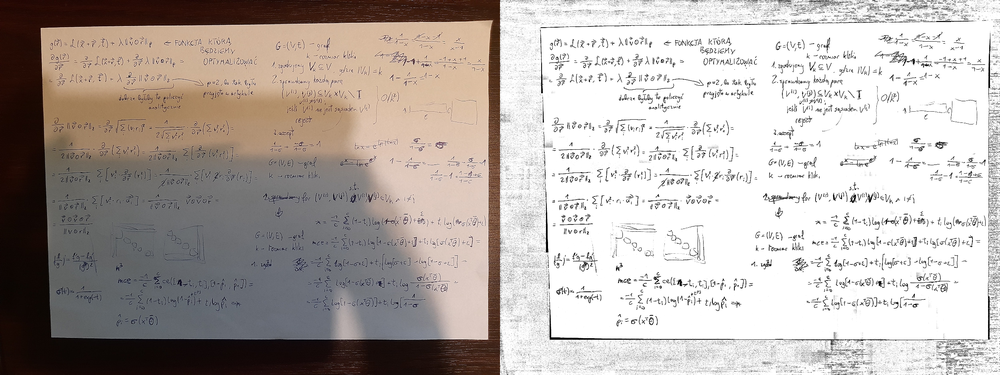
#> input picture img/comparison_bad.png, 1000 x 375 px, shrunk from 2500 x 937 before the run
$ python img_rectifier_v1.py ../img/comparison_bad.png
#> lines starting #> are read from the running program, lines starting #| are printed output that depends on the picture
import sys
import numpy as np
from PIL import Image

SPLITTING_THRESHOLD = 0 # Globals to be initialized in rectifier()
MINIMUM_BOX_SIZE = 0    #


def row_mean_cumsum(array):
    return np.cumsum(np.sum(array, axis=0) / array.shape[1])

def col_mean_cumsum(array):
    return np.cumsum(np.sum(array, axis=1) / array.shape[0])

def quick_median(array):
    bins, counts = np.unique(array, return_counts=True)
    pixel_num = array.shape[0] * array.shape[1]
    threshold = pixel_num // 2
    counts = np.cumsum(counts)

    for i, val in enumerate(bins):
        if counts[i] > threshold:
            return val


def find_split_line(array, vert=True):
    if vert:
        cols_cs = col_mean_cumsum(array)
        max_len = cols_cs.shape[0]
        sum_all = cols_cs[-1]

        best_split = 0
        best_score = 1.0

        for i in range(0, max_len-1):
            left  = cols_cs[i] / (i + 1)
            right = (sum_all - cols_cs[i]) / (max_len - i - 1)

            if left / right > best_score:
                best_score = left / right
                best_split = i
            elif right / left > best_score:
                best_score = right / left
                best_split = i

        return best_split
    else:
        rows_cs = row_mean_cumsum(array)
        max_len = rows_cs.shape[0]
        sum_all = rows_cs[-1]

        best_split = 0
        best_score = 1.0

        for i in range(0, max_len-1):
            left  = rows_cs[i] / (i + 1)
            right = (sum_all - rows_cs[i]) / (max_len - i - 1)

            if left / right > best_score:
                best_score = left / right
                best_split = i
            elif right / left > best_score:
                best_score = right / left
                best_split = i

        return best_split


def refine(array, depth=30, x_from=-1, x_to=-1, y_from=-1, y_to=-1, vert=True, end_handler=None):
    global SPLITTING_THRESHOLD, MINIMUM_BOX_SIZE

    if x_from == -1 or x_to == -1 or y_from == -1 or y_to == -1:
        split = find_split_line(array, vert=True)
        x_from, x_to = 0, array.shape[0]
        y_from, y_to = 0, array.shape[1]

        refine(array, depth-1, x_from, x_from+split+1, y_from, y_to, False, end_handler)
        refine(array, depth-1, x_from+split+1, x_to, y_from, y_to, False, end_handler)

    elif depth == 0 or (x_to-x_from==1 and vert) or (y_to-y_from==1 and not(vert))\
            or (x_to-x_from)*(y_to-y_from)<SPLITTING_THRESHOLD:
        if not end_handler:
            array[x_from:x_to, y_from:y_to] = np.random.randint(0, 256, dtype=np.uint8)
        else:
            end_handler(array, x_from, x_to, y_from, y_to)

    else:
        if vert:
            split = find_split_line(array[x_from:x_to, y_from:y_to], vert=True)
            split = max(split, int(0.15*(x_to-x_from)))
            split = min(int(0.85*(x_to-x_from)), split)

            while (split+1)*(y_to-y_from) < MINIMUM_BOX_SIZE:
                split += 1
            while (x_to-x_from-split-1)*(y_to-y_from) < MINIMUM_BOX_SIZE:
                split -= 1

            refine(array, depth-1, x_from, x_from+split+1, y_from, y_to,
                   split+1>y_to-y_from, end_handler)
            refine(array, depth-1, x_from+split+1, x_to, y_from, y_to,
                   x_to-x_from-split-1>y_to-y_from, end_handler)
        else:
            split = find_split_line(array[x_from:x_to, y_from:y_to], vert=False)
            split = max(split, int(0.15*(y_to-y_from)))
            split = min(int(0.85*(y_to-y_from)), split)

            while (x_to-x_from)*(split+1) < MINIMUM_BOX_SIZE:
                split += 1
            while (x_to-x_from)*(y_to-y_from-split-1) < MINIMUM_BOX_SIZE:
                split -= 1

            refine(array, depth-1, x_from, x_to, y_from, y_from+split+1,
                   x_to-x_from>split+1, end_handler)
            refine(array, depth-1, x_from, x_to, y_from+split+1, y_to,
                   x_to-x_from>y_to-y_from-split-1, end_handler)


# === TRANSFORMERS ===============================================================
# You can define your own transformers here, which will be used on the boxes

def median_transform_basic(array, x_from, x_to, y_from, y_to):
    median = quick_median(array[x_from:x_to, y_from:y_to])
    scale = 255. / median
    array[x_from:x_to, y_from:y_to] =\
        np.minimum(scale*array[x_from:x_to, y_from:y_to], 255).astype(np.uint8)

def median_transform_high_contrast(array, x_from, x_to, y_from, y_to):
    median = quick_median(array[x_from:x_to, y_from:y_to])
    scale = 1.1 / median

    array[x_from:x_to, y_from:y_to] =\
        np.minimum(255*np.power(scale*array[x_from:x_to, y_from:y_to], 4), 255).astype(np.uint8)

transformers = {
    'median_contrast': median_transform_high_contrast,
    'median_basic':    median_transform_basic,
    'show_boxes':      None
}
# ================================================================================


def rectifier(filename, transformer, maxdepth=50, split_factor=200):
    # filepath - path to file
    # transformer - end-of-recursion handler for refine(), transforms boxes
    # maxdepth - maximum depth of tree divisions of the image
    # split_factor - SPLITTING THRESHOLD is defined as size_in_pixels/split_factor
#> called with filename = '../img/comparison_bad.png', maxdepth = 150, split_factor = 1000
    global SPLITTING_THRESHOLD, MINIMUM_BOX_SIZE

    img = Image.open(filename)
#> img is the input picture: PIL image 1000x375 RGBA; mean R, G, B, A 181.7, 174.1, 169.6, 255
    img_gray = img.convert('L')
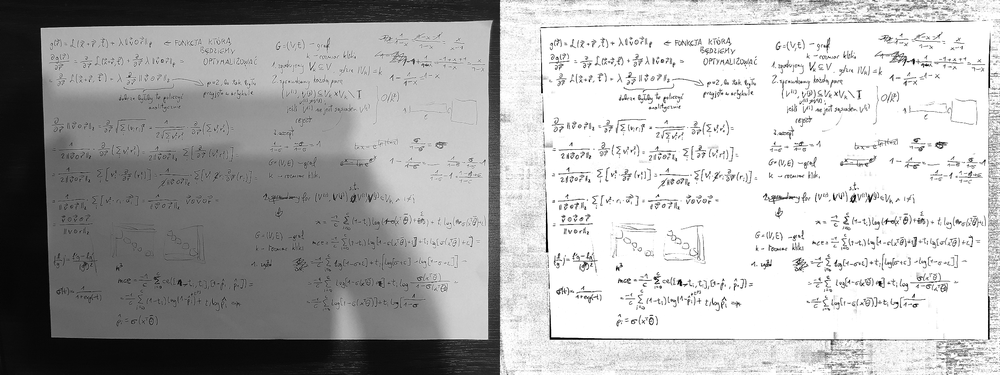
#> img_gray: PIL image 1000x375 L; min 0, max 255, mean 175.9
    img_array = np.array(img_gray)

    size_in_pixels = img_array.shape[0] * img_array.shape[1]
#> size_in_pixels = 375000
    SPLITTING_THRESHOLD = int(size_in_pixels/split_factor)
#> SPLITTING_THRESHOLD = 375
    MINIMUM_BOX_SIZE = int(0.4 * SPLITTING_THRESHOLD)
#> MINIMUM_BOX_SIZE = 150

    refine(img_array, depth=maxdepth, end_handler=transformer)
#> in find_split_line, `cols_cs = col_mean_cumsum(array)`: cols_cs = 375 values from 294.6 to 175886.3
#> in find_split_line, `sum_all = cols_cs[-1]`: sum_all = 175886.3
#> the loop in find_split_line, `for i in range(0, max_len-1):` made 374 passes
#> (left, right, best_score) on pass 1: (294.6, 469.5, 1.59)
#> (left, right) on passes 2 to 7: (299.3, 469.9), (306.9, 470.3), (312.4, 470.7), (315.8, 471.1), (317.2, 471.5), (319.1, 471.9)
#> after the loop in find_split_line, `for i in range(0, max_len-1):`: best_score = 1.59; best_split = 0
#> the loop in find_split_line (call 2), `for i in range(0, max_len-1):` made 999 passes
#> (left, right, best_score) on passes 1, 2, 3, 6, 7, 8, 9, 11, 12, 13, 14, 15: (0.017, 0.111, 6.5), (0.017, 0.111, 6.51), (0.0167, 0.111, 6.65), (0.0167, 0.111, 6.66), (0.0166, 0.111, 6.71), (0.0165, 0.111, 6.74), (0.0164, 0.111, 6.77), (0.0165, 0.112, 6.78), (0.0164, 0.112, 6.8), (0.0163, 0.112, 6.85), (0.0162, 0.112, 6.9), (0.0161, 0.112, 6.94)
#> (left, right) on passes 4, 5, 10, 27, 28, 30: (0.0168, 0.111), (0.0168, 0.111), (0.0166, 0.111), (0.0155, 0.113), (0.0155, 0.113), (0.0155, 0.113)
#> in quick_median, `bins, counts = np.unique(array, return_counts=True)`: bins = [14, 15, 16, 17, 18, 19, 20, 21, 22, 23, 24, 25, 26, 27]; counts = [16, 44, 66, 45, 49, 32, 19, 6, 7, 2, 2, 2, 2, 2]
#> in quick_median, `counts = np.cumsum(counts)`: counts = [16, 60, 126, 171, 220, 252, 271, 277, 284, 286, 288, 290, 292, 294]
#> the loop in quick_median, `for i, val in enumerate(bins):` made 4 passes
#> in median_transform_high_contrast, `median = quick_median(array[x_from:x_to, y_from:y_to])`: median = 17
#> in median_transform_high_contrast, `scale = 1.1 / median`: scale = 0.0647
#> the loop in quick_median (call 2), `for i, val in enumerate(bins):` made 14 passes
#> in median_transform_high_contrast (call 2), `array[x_from:x_to, y_from:y_to] =\ np.minimum(255*np.power(scale*array..`: array: shape (375, 1000); min 0, max 255, mean 176.1
#> in median_transform_high_contrast (call 3), `array[x_from:x_to, y_from:y_to] =\ np.minimum(255*np.power(scale*array..`: array: shape (375, 1000); min 0, max 255, mean 176.1
#> in median_transform_high_contrast (call 5), `array[x_from:x_to, y_from:y_to] =\ np.minimum(255*np.power(scale*array..`: array: shape (375, 1000); min 0, max 255, mean 176.2
#> in find_split_line (call 14), `cols_cs = col_mean_cumsum(array)`:
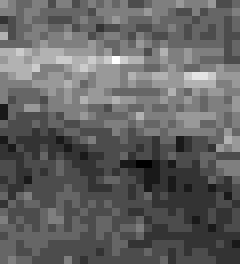
#> array: shape (33, 30) (shown 8 times larger); min 14, max 24, mean 17.9; drawn with min black and max white
#> in find_split_line (call 17), `rows_cs = row_mean_cumsum(array)`:
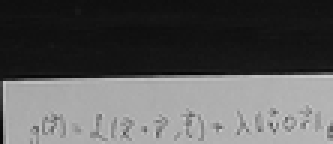
#> array: shape (48, 111) (shown 3 times larger); min 8, max 205, mean 89.6
#> in median_transform_high_contrast (call 15), `array[x_from:x_to, y_from:y_to] =\ np.minimum(255*np.power(scale*array..`: array: shape (375, 1000); min 0, max 255, mean 177.6
#> in median_transform_high_contrast (call 16), `array[x_from:x_to, y_from:y_to] =\ np.minimum(255*np.power(scale*array..`:
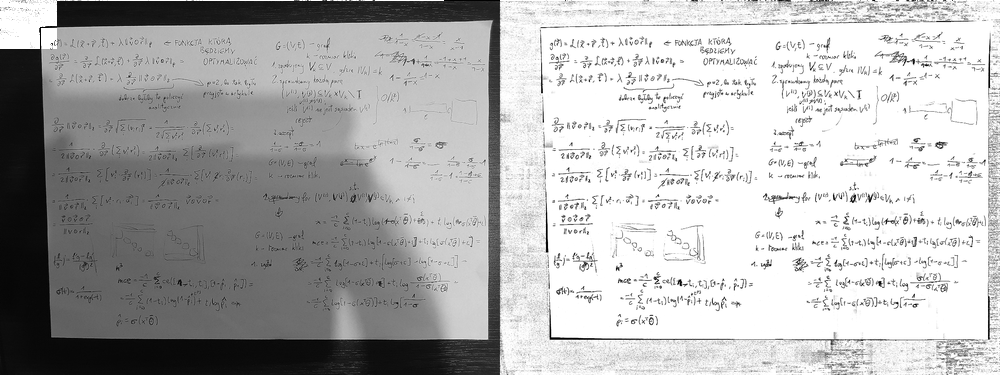
#> array: shape (375, 1000); min 0, max 255, mean 177.7
#> in find_split_line (call 20), `rows_cs = row_mean_cumsum(array)`:
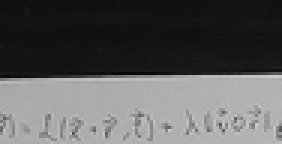
#> array: shape (48, 94) (shown 3 times larger); min 8, max 205, mean 91.1
#> in refine (call 12), `refine(array, depth-1, x_from+split+1, x_to, y_from, y_to, x_to-x_from..`:
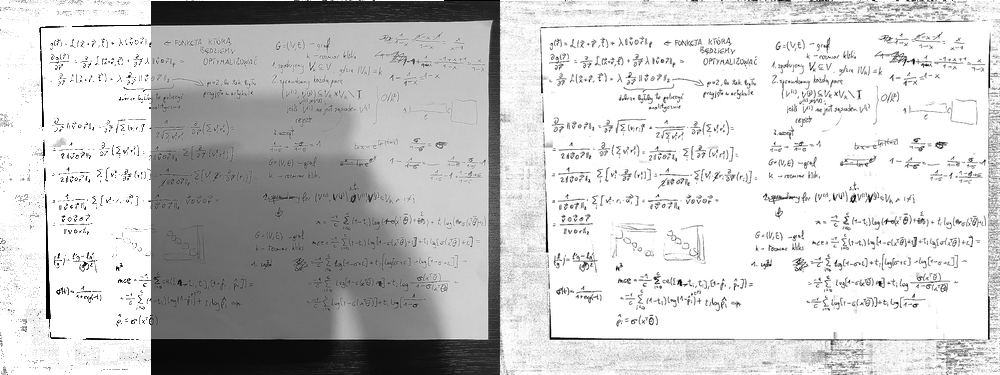
#> array: shape (375, 1000); min 0, max 255, mean 201.4
#> in refine (call 11), `refine(array, depth-1, x_from, x_to, y_from+split+1, y_to, x_to-x_from..`:
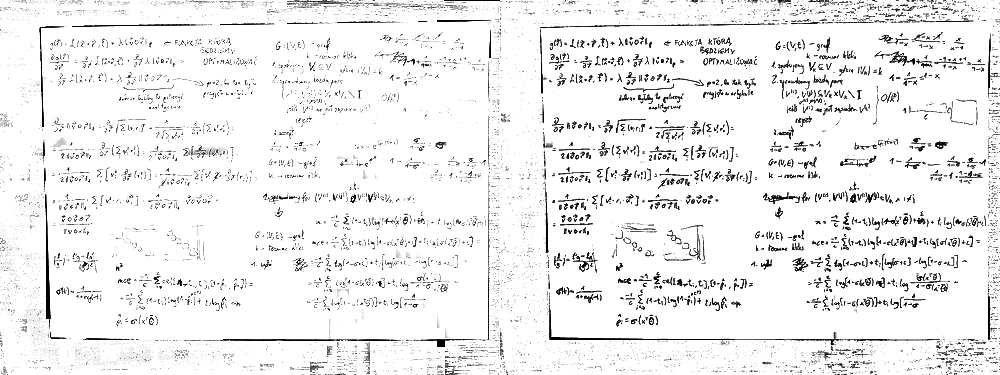
#> array: shape (375, 1000); min 0, max 255, mean 239.2
    return Image.fromarray(img_array, mode="L")


if __name__ == '__main__':
    # Filename! Not filepath!
    filename = str(sys.argv[1]) if len(sys.argv) > 1 else None

    if not filename:
        print("Specify the filename (not filepath!) of the image as the first argument.")

    else:
        # === SETUP ===========================================================
        # Feel free to hardcode the desirable options
        transformer = transformers['median_contrast']
        split_factor = 1000
        maxdepth = 150
        inplace = False # If true, enhanced photo overwrites the existing one
        prefix = "_"
        # =====================================================================

        rectified = rectifier(filename, transformer, maxdepth, split_factor)
        new_name = filename if inplace else prefix + filename

        rectified.save(new_name)

$ run again, on img/comparison_really_bad.png
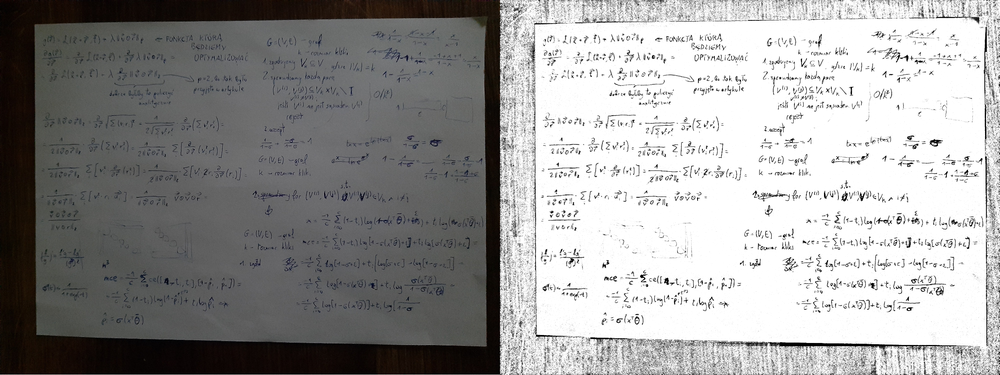
#> input picture img/comparison_really_bad.png, 1000 x 375 px, shrunk from 2500 x 937 before the run
#> in rectifier, img is the input picture: PIL image 1000x375 RGBA; mean R, G, B, A 155.2, 154.6, 154.1, 255
#> cols_cs = 375 values from 265.3 to 154723.3
#> in find_split_line, `sum_all = cols_cs[-1]`: sum_all = 154723.3
#> the loop in find_split_line, `for i in range(0, max_len-1):` made 374 passes
#> (left, right, best_score) on pass 1: (265.3, 413, 1.56)
#> after the loop in find_split_line, `for i in range(0, max_len-1):`: best_score = 1.56; best_split = 0
#> the loop in find_split_line (call 2), `for i in range(0, max_len-1):` made 999 passes
#> (left, right, best_score) on passes 1, 2, 5, 185, 186, 187, 189, 190: (0.009, 0.0996, 11.06), (0.008, 0.0997, 12.46), (0.008, 0.0999, 12.49), (0.00958, 0.12, 12.51), (0.00958, 0.12, 12.53), (0.00958, 0.12, 12.54), (0.00959, 0.12, 12.55), (0.0096, 0.121, 12.56)
#> in quick_median, `bins, counts = np.unique(array, return_counts=True)`: bins = 17 values from 3 to 20; counts = 17 values, max 34 at index 9, min 1 at index 0, mean 14.65
#> in quick_median, `counts = np.cumsum(counts)`: counts = 17 values from 1 to 249
#> the loop in quick_median, `for i, val in enumerate(bins):` made 8 passes
#> median = 10
#> scale = 0.11
#> the loop in quick_median (call 2), `for i, val in enumerate(bins):` made 10 passes
#> val on passes 1 to 8: 9, 10, 11, 13, 14, 15, 16, 17
#> in find_split_line (call 19), `rows_cs = row_mean_cumsum(array)`:
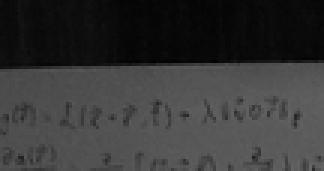
#> array: shape (57, 108) (shown 3 times larger); min 1, max 103, mean 54.4
#> in refine (call 11), `refine(array, depth-1, x_from, x_to, y_from+split+1, y_to, x_to-x_from..`:
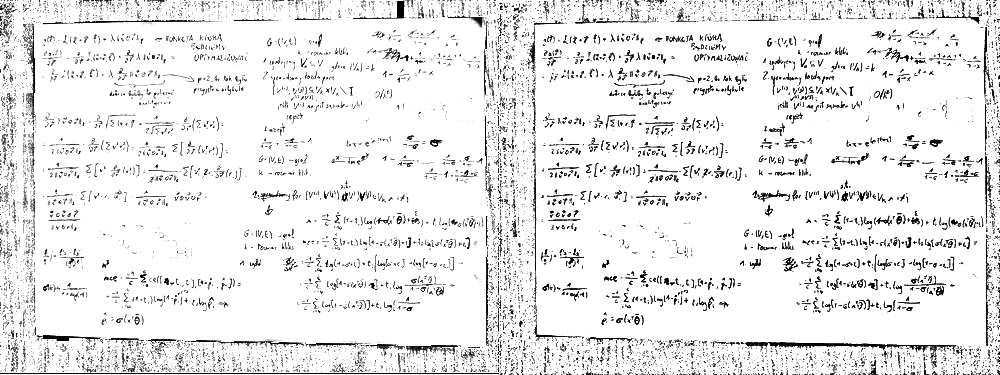
#> array: shape (375, 1000); min 0, max 255, mean 234.9
